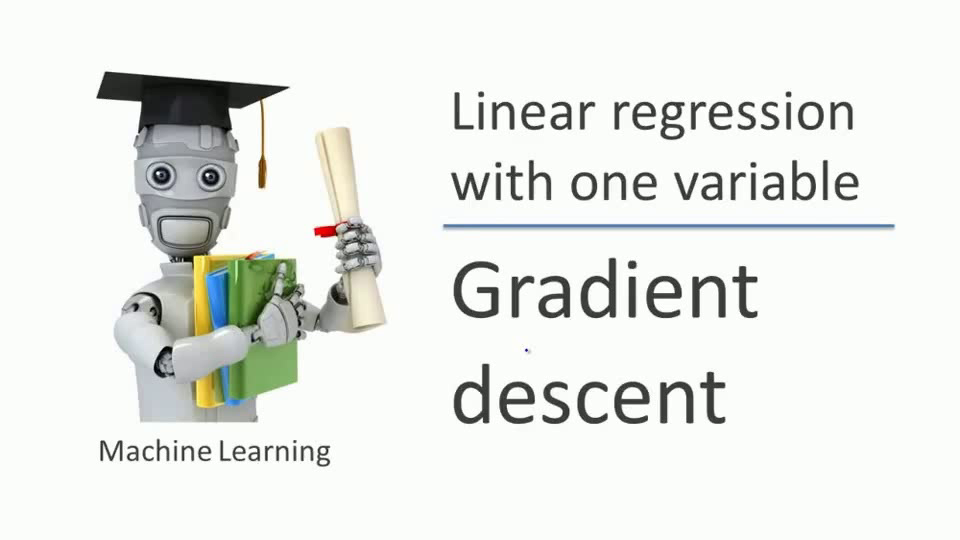
#> input picture frame 50 of opencv/video_final.avi, 960 x 540 px, given in place of test.mp4, which was not available
$ jupyter execute 'adding watermark.ipynb'   (shell and % lines are left out)   (text cells are left out)
#> lines starting #> are read from the running program, lines starting #| are printed output that depends on the picture; after the words box and inside, x2 and y2 are one past the last pixel; in counts of white or black regions, pixels touching at a corner belong together
[cell 1]
#install open-cv

[cell 2]
import cv2
import matplotlib as plt
import random as random

[cell 3]
num = 2 # number of "bricks"
step = 12 # 'grid' size
# bricks position - пары рандомных чисел от 1 до 12

def set_coords(num, step):
#> called with num = 2, step = 12
    coords = []
    for _ in range(num):
        coord1 = random.randint(1,11)
        coord2  = random.randint(1,11)
        coords.append((coord1, coord2))
    return coords
coords_list = set_coords(num, step)

[cell 4]
#coordinates of the upper left corner of each square
coords_list

[cell 5]
# applying a watermark to a frame
def color_bricks(h, w, num, frame, coords_list):
    for i in range(num):
        brick_coord1 = coords_list[i][0]
        brick_coord2 = coords_list[i][1]
        startpoint = (int((h / 12) * brick_coord1),  int((w / 12) * brick_coord2))
        endpoint = (int((h / 12) * (brick_coord1 + 1)), int((w / 12) * (brick_coord2 + 1)))
        frame = cv2.rectangle(frame, startpoint, endpoint, (0, 0, 0), -1)
    return frame

[cell 6]
#dividing video to frames and adding watermarks
video = cv2.VideoCapture('test.mp4')

count = 0
ret = True
while ret == True:
    ret, frame = video.read()
#> frame is the input picture: shape (540, 960, 3); mean B, G, R 230.3, 234.4, 231.9
    h, w, _ = frame.shape
#> h = 540; w = 960
    if count % 30 == 0:
        cv2.imwrite("frame%d.jpg" % count, color_bricks(h, w, num, frame, coords_list))
#> the loop in color_bricks, `for i in range(num):` made 2 passes
#> pass 2, in color_bricks, `frame = cv2.rectangle(frame, startpoint, endpoint, (0, 0, 0), -1)`:
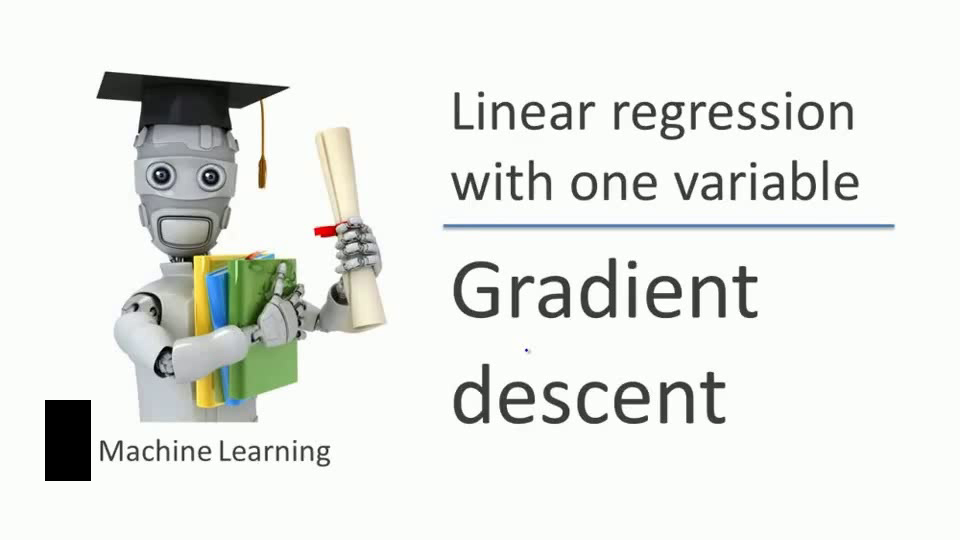
#> frame: shape (540, 960, 3); 0.72% of pixels changed, all inside (x1, y1, x2, y2) = (45, 400, 91, 481)
    else:
        cv2.imwrite("frame%d.jpg" % count, frame)
    count += 1
    if count == 500:
        break


$ run again, starting later in the video
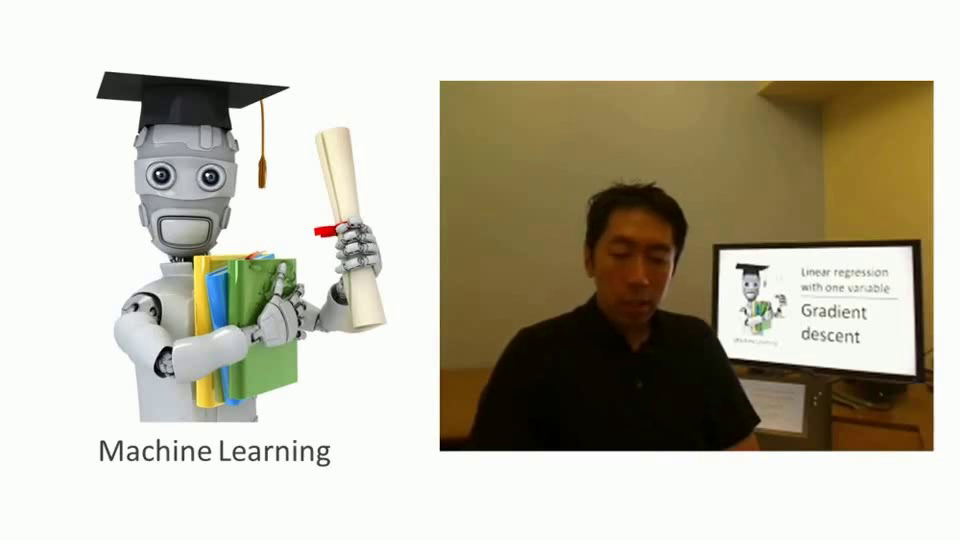
#> input picture frame 400 of opencv/video_final.avi, 960 x 540 px, given in place of test.mp4, which was not available
#> frame is the input picture: shape (540, 960, 3); mean B, G, R 170.6, 186.5, 190.5
#> the loop in color_bricks, `for i in range(num):` made 2 passes
#> pass 2, in color_bricks, `frame = cv2.rectangle(frame, startpoint, endpoint, (0, 0, 0), -1)`:
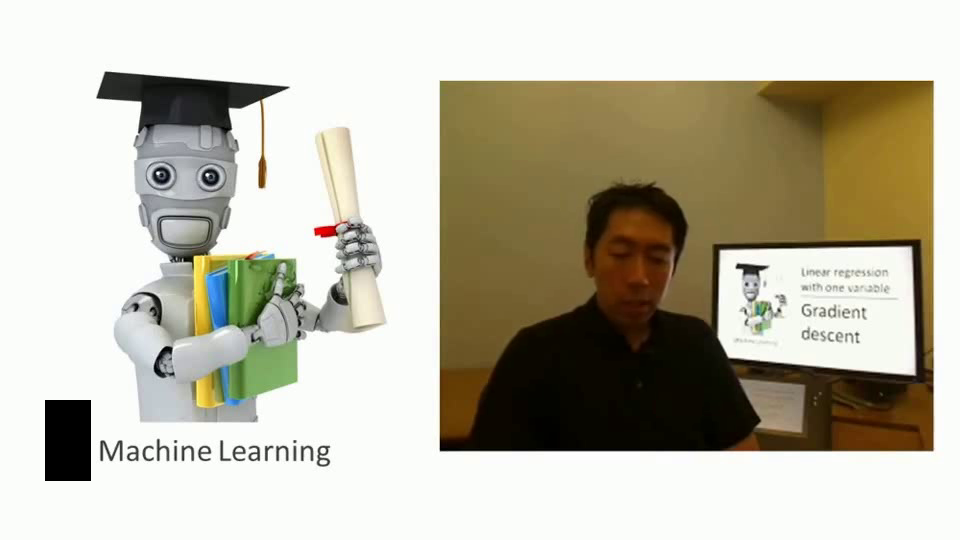
#> frame: shape (540, 960, 3); 0.72% of pixels changed, all inside (x1, y1, x2, y2) = (45, 400, 91, 481)
